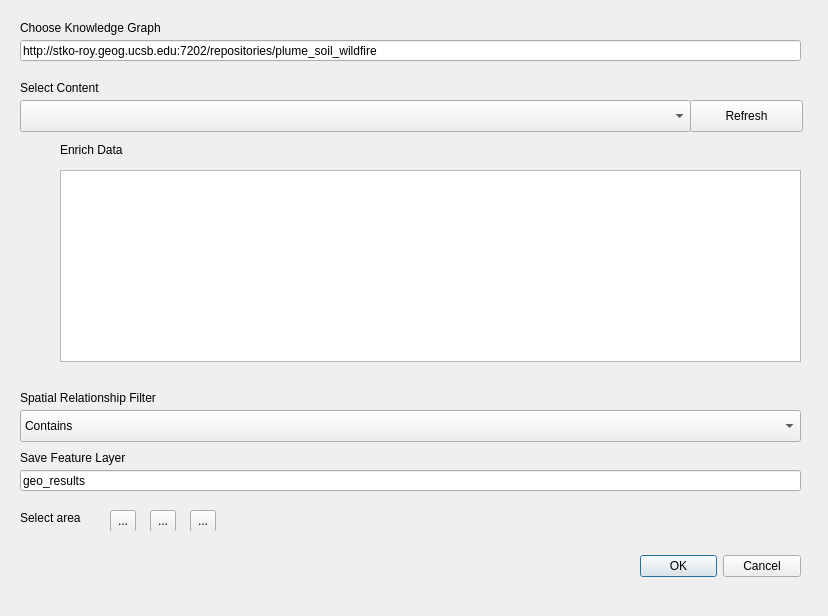
<?xml version="1.0" encoding="UTF-8"?>
<ui version="4.0">
 <class>kwg_geoenrichmentDialogBase</class>
 <widget class="QDialog" name="kwg_geoenrichmentDialogBase">
  <property name="geometry">
   <rect>
    <x>0</x>
    <y>0</y>
    <width>828</width>
    <height>616</height>
   </rect>
  </property>
  <property name="windowTitle">
   <string>KnowWhereGraph Geoenrichment</string>
  </property>
  <widget class="QDialogButtonBox" name="button_box">
   <property name="geometry">
    <rect>
     <x>640</x>
     <y>550</y>
     <width>161</width>
     <height>32</height>
    </rect>
   </property>
   <property name="orientation">
    <enum>Qt::Horizontal</enum>
   </property>
   <property name="standardButtons">
    <set>QDialogButtonBox::Cancel|QDialogButtonBox::Ok</set>
   </property>
  </widget>
  <widget class="QLabel" name="label_2">
   <property name="geometry">
    <rect>
     <x>20</x>
     <y>20</y>
     <width>491</width>
     <height>16</height>
    </rect>
   </property>
   <property name="text">
    <string>Choose Knowledge Graph</string>
   </property>
  </widget>
  <widget class="QLineEdit" name="lineEdit">
   <property name="geometry">
    <rect>
     <x>20</x>
     <y>40</y>
     <width>781</width>
     <height>21</height>
    </rect>
   </property>
   <property name="text">
    <string>http://stko-roy.geog.ucsb.edu:7202/repositories/plume_soil_wildfire</string>
   </property>
  </widget>
  <widget class="QLabel" name="label">
   <property name="geometry">
    <rect>
     <x>20</x>
     <y>80</y>
     <width>191</width>
     <height>16</height>
    </rect>
   </property>
   <property name="text">
    <string>Select Content</string>
   </property>
  </widget>
  <widget class="QComboBox" name="comboBox">
   <property name="geometry">
    <rect>
     <x>20</x>
     <y>100</y>
     <width>671</width>
     <height>32</height>
    </rect>
   </property>
  </widget>
  <widget class="QPushButton" name="pushButton">
   <property name="geometry">
    <rect>
     <x>690</x>
     <y>100</y>
     <width>113</width>
     <height>32</height>
    </rect>
   </property>
   <property name="text">
    <string>Refresh</string>
   </property>
  </widget>
  <widget class="QTableWidget" name="tableWidget">
   <property name="geometry">
    <rect>
     <x>60</x>
     <y>170</y>
     <width>741</width>
     <height>192</height>
    </rect>
   </property>
  </widget>
  <widget class="QLabel" name="label_3">
   <property name="geometry">
    <rect>
     <x>20</x>
     <y>390</y>
     <width>481</width>
     <height>16</height>
    </rect>
   </property>
   <property name="text">
    <string>Spatial Relationship Filter</string>
   </property>
  </widget>
  <widget class="QComboBox" name="comboBox_2">
   <property name="geometry">
    <rect>
     <x>20</x>
     <y>410</y>
     <width>781</width>
     <height>32</height>
    </rect>
   </property>
   <item>
    <property name="text">
     <string>Contains</string>
    </property>
   </item>
   <item>
    <property name="text">
     <string>Contains or Intersects</string>
    </property>
   </item>
   <item>
    <property name="text">
     <string>Intersect</string>
    </property>
   </item>
   <item>
    <property name="text">
     <string>Within</string>
    </property>
   </item>
  </widget>
  <widget class="QLabel" name="label_4">
   <property name="geometry">
    <rect>
     <x>20</x>
     <y>450</y>
     <width>491</width>
     <height>16</height>
    </rect>
   </property>
   <property name="text">
    <string>Save Feature Layer</string>
   </property>
  </widget>
  <widget class="QLineEdit" name="lineEdit_2">
   <property name="geometry">
    <rect>
     <x>20</x>
     <y>470</y>
     <width>781</width>
     <height>21</height>
    </rect>
   </property>
   <property name="text">
    <string>geo_results</string>
   </property>
  </widget>
  <widget class="QLabel" name="label_5">
   <property name="geometry">
    <rect>
     <x>60</x>
     <y>140</y>
     <width>441</width>
     <height>20</height>
    </rect>
   </property>
   <property name="text">
    <string>Enrich Data</string>
   </property>
  </widget>
  <widget class="QLabel" name="label_6">
   <property name="geometry">
    <rect>
     <x>20</x>
     <y>510</y>
     <width>81</width>
     <height>16</height>
    </rect>
   </property>
   <property name="text">
    <string>Select area</string>
   </property>
  </widget>
  <widget class="QWidget" name="widget" native="true">
   <property name="geometry">
    <rect>
     <x>100</x>
     <y>500</y>
     <width>181</width>
     <height>31</height>
    </rect>
   </property>
   <widget class="QToolButton" name="toolButton">
    <property name="geometry">
     <rect>
      <x>10</x>
      <y>10</y>
      <width>26</width>
      <height>22</height>
     </rect>
    </property>
    <property name="text">
     <string>...</string>
    </property>
    <property name="iconSize">
     <size>
      <width>20</width>
      <height>20</height>
     </size>
    </property>
   </widget>
   <widget class="QToolButton" name="toolButton_1">
    <property name="geometry">
     <rect>
      <x>50</x>
      <y>10</y>
      <width>26</width>
      <height>22</height>
     </rect>
    </property>
    <property name="text">
     <string>...</string>
    </property>
    <property name="iconSize">
     <size>
      <width>20</width>
      <height>20</height>
     </size>
    </property>
   </widget>
   <widget class="QToolButton" name="toolButton_2">
    <property name="geometry">
     <rect>
      <x>90</x>
      <y>10</y>
      <width>26</width>
      <height>22</height>
     </rect>
    </property>
    <property name="text">
     <string>...</string>
    </property>
    <property name="iconSize">
     <size>
      <width>20</width>
      <height>20</height>
     </size>
    </property>
   </widget>
  </widget>
 </widget>
 <resources/>
 <connections>
  <connection>
   <sender>button_box</sender>
   <signal>accepted()</signal>
   <receiver>kwg_geoenrichmentDialogBase</receiver>
   <slot>accept()</slot>
   <hints>
    <hint type="sourcelabel">
     <x>20</x>
     <y>20</y>
    </hint>
    <hint type="destinationlabel">
     <x>20</x>
     <y>20</y>
    </hint>
   </hints>
  </connection>
  <connection>
   <sender>button_box</sender>
   <signal>rejected()</signal>
   <receiver>kwg_geoenrichmentDialogBase</receiver>
   <slot>reject()</slot>
   <hints>
    <hint type="sourcelabel">
     <x>20</x>
     <y>20</y>
    </hint>
    <hint type="destinationlabel">
     <x>20</x>
     <y>20</y>
    </hint>
   </hints>
  </connection>
 </connections>
</ui>
